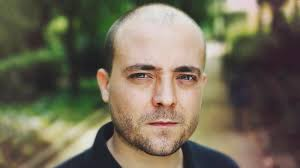
#> input picture download.jpeg, 300 x 168 px, given in place of the camera
$ python delta.py   (Python 2 division)
#> lines starting #> are read from the running program, lines starting #| are printed output that depends on the picture
# import the necessary packages
from imutils.video import VideoStream
import argparse
import datetime
import imutils
import time
import cv2

# construct the argument parser and parse the arguments
ap = argparse.ArgumentParser()
ap.add_argument("-v", "--video", help="path to the video file")
ap.add_argument("-a", "--min-area", type=int, default=500, help="minimum area size")
args = vars(ap.parse_args())

# if the video argument is None, then we are reading from webcam
if args.get("video", None) is None:
	vs = VideoStream(src=0).start()
	time.sleep(2.0)

# otherwise, we are reading from a video file
else:
	vs = cv2.VideoCapture(args["video"])

# initialize the first frame in the video stream
firstFrame = None
counterA = 0
counterB = 1
# loop over the frames of the video
while True:
	# grab the current frame and initialize the occupied/unoccupied
	# text
    frame = vs.read()
#> frame is the input picture: shape (168, 300, 3); mean B, G, R 87.2, 107.4, 114.8
    frame = frame if args.get("video", None) is None else frame[1]
    text = "Unoccupied"

	# if the frame could not be grabbed, then we have reached the end
	# of the video
	if frame is None:
		break

	# resize the frame, convert it to grayscale, and blur it
	frame = imutils.resize(frame, width=500)
#> frame: shape (280, 500, 3)
	gray = cv2.cvtColor(frame, cv2.COLOR_BGR2GRAY)
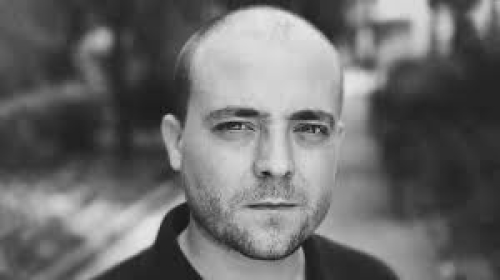
#> gray: shape (280, 500); min 16, max 230, mean 107.3
	gray = cv2.GaussianBlur(gray, (21, 21), 0)
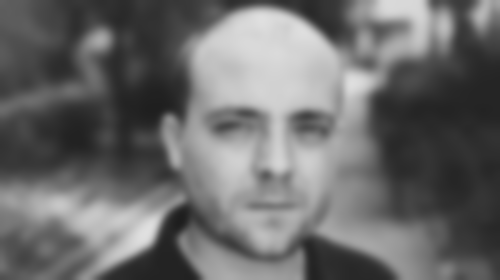
#> gray: shape (280, 500); min 29, max 224, mean 107.3

	# if the first frame is None, initialize it
	if firstFrame is None:
		firstFrame = gray
		continue

	# compute the absolute difference between the current frame and
	# first frame
	frameDelta = cv2.absdiff(firstFrame, gray)
	thresh = cv2.threshold(frameDelta, 25, 255, cv2.THRESH_BINARY)[1]

    if counterA == 0:
        print("frameDelta")
        counterA = 1


    # show the frame and record if the user presses a key
	cv2.imshow("Security Feed", frame)
	#cv2.imshow("Thresh", thresh)
	cv2.imshow("Frame Delta", frameDelta)
	key = cv2.waitKey(1) & 0xFF

	# if the `q` key is pressed, break from the lop
	if key == ord("q"):
		break

# cleanup the camera and close any open windows
vs.stop() if args.get("video", None) is None else vs.release()
cv2.destroyAllWindows()

$ run again, on me.jpg
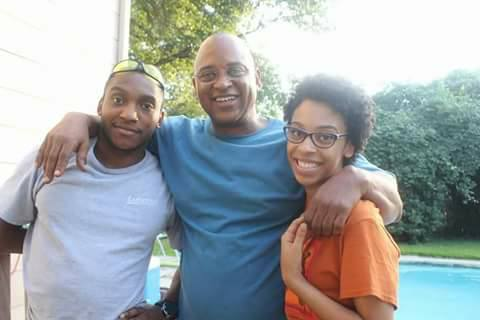
#> input picture me.jpg, 480 x 320 px, given in place of the camera
#> frame is the input picture: shape (320, 480, 3); mean B, G, R 166.3, 164.9, 159.1
#> frame: shape (333, 500, 3)
#> `gray = cv2.cvtColor(frame, cv2.COLOR_BGR2GRAY)`:
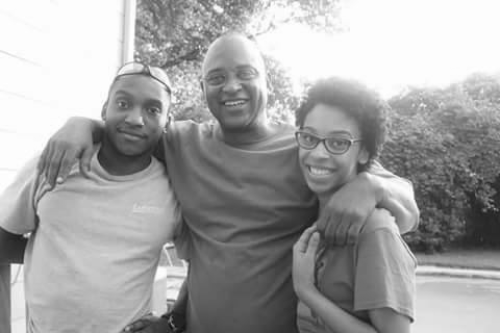
#> gray: shape (333, 500); min 18, max 255, mean 163.3
#> `gray = cv2.GaussianBlur(gray, (21, 21), 0)`:
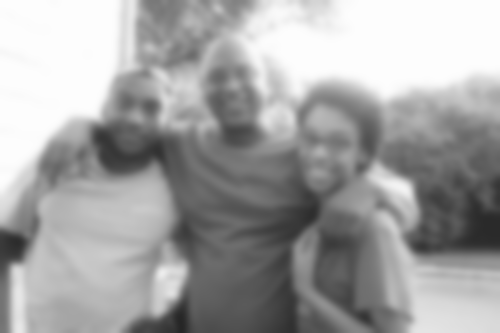
#> gray: shape (333, 500); min 38, max 253, mean 163.3
